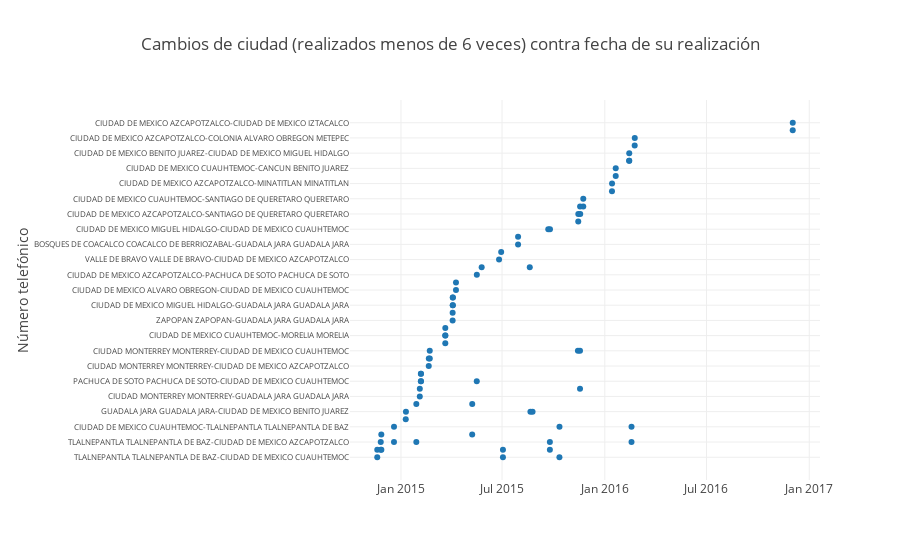

Notebook cell for this chart:
### Markdown cell above
Para la gráfica anterior se eliminó la contabilización de el evento _DATOS_, pues éste es mucho más frecuente y regular, y no aporta información sobre el comportamiento del usuario, del cuál se puede inferir que realiza más llamadas de las que recibe, muchas más aún que los mensajes de texto que escribe.

### Code cell
attLocs = att[np.bitwise_not(att["Ciudad"].isin(['90150001','0',np.nan]))].copy()
attLocs["ciudad_ant"] = attLocs.Ciudad.shift()
cambiosCiudad = attLocs[np.bitwise_and(np.bitwise_and(attLocs["ciudad_ant"].notnull(),attLocs["Ciudad"].notnull()),attLocs["Ciudad"] != attLocs["ciudad_ant"])].copy()
cambiosCiudad["cambio"] = cambiosCiudad["Ciudad"]+"-"+cambiosCiudad["ciudad_ant"]
conteosCambios = cambiosCiudad["cambio"].value_counts()
conteosBajos = conteosCambios[conteosCambios.values < 6]
conteosAltos = conteosCambios[conteosCambios.values >= 6]
cambiosBajos = cambiosCiudad[cambiosCiudad["cambio"].isin(conteosBajos.index)]
plotly.offline.iplot({"data":[go.Scatter(x=cambiosBajos["timestamp"],y=cambiosBajos["cambio"],mode="markers")],"layout":{'title':'Cambios de ciudad (realizados menos de 6 veces) contra fecha de su realización','margin':{'l':350},'yaxis':{'tickfont':{'size':8},'type':'category','title':'Número telefónico'}}})

### Figure 1 — Plotly figure (JSON) as saved in the notebook; plotly's stock layout.template omitted (floating-point values rounded to 4 significant figures)
{"data": [{"mode": "markers", "type": "scatter", "x": ["2014-11-19 13:23:26", "2014-11-19 13:38:09", "2014-11-25 19:56:22", "2014-11-25 20:31:11", "2014-11-26 19:43:21", "2014-11-26 22:22:58", "2014-12-19 12:36:11", "2014-12-19 13:03:20", "2015-01-09 13:37:56", "2015-01-09 22:14:08", "2015-01-28 12:24:42", "2015-01-28 13:05:36", "2015-02-03 17:25:14", "2015-02-03 18:04:04", "2015-02-05 15:37:25", "2015-02-05 15:38:39", "2015-02-05 20:09:21", "2015-02-05 20:42:25", "2015-02-19 18:21:20", "2015-02-19 20:44:30", "2015-02-21 13:21:15", "2015-02-21 14:59:19", "2015-03-21 08:51:05", "2015-03-21 08:54:07", "2015-03-21 09:09:46", "2015-03-21 09:52:17", "2015-04-03 12:12:41", "2015-04-03 12:52:58", "2015-04-03 17:14:20", "2015-04-03 17:24:52", "2015-04-03 19:42:06", "2015-04-03 22:53:06", "2015-04-09 11:48:34", "2015-04-09 12:21:46", "2015-05-08 12:19:28", "2015-05-08 14:22:49", "2015-05-16 17:30:28", "2015-05-16 20:22:12", "2015-05-25 11:38:16", "2015-06-25 15:48:27", "2015-06-29 10:28:10", "2015-07-02 14:07:31", "2015-07-02 14:28:24", "2015-07-29 16:36:22", "2015-07-29 16:44:07", "2015-08-19 15:07:36", "2015-08-20 18:42:03", "2015-08-24 14:37:58", "2015-09-21 17:50:36", "2015-09-24 14:38:56", "2015-09-24 14:39:40", "2015-09-24 18:38:02", "2015-10-11 17:05:07", "2015-10-11 19:20:27", "2015-11-13 19:20:02", "2015-11-14 10:21:20", "2015-11-14 13:01:56", "2015-11-17 13:31:56", "2015-11-17 14:19:40", "2015-11-17 16:52:34", "2015-11-17 23:02:33", "2015-11-23 09:34:54", "2015-11-23 09:44:37", "2016-01-13 18:44:29", "2016-01-13 21:46:52", "2016-01-20 11:42:59", "2016-01-20 11:50:29", "2016-02-13 13:48:00", "2016-02-13 16:47:47", "2016-02-13 16:48:51", "2016-02-17 18:22:03", "2016-02-17 19:05:52", "2016-02-23 11:10:27", "2016-02-23 14:39:08", "2016-12-02 09:02:25", "2016-12-02 10:20:24"], "y": ["TLALNEPANTLA TLALNEPANTLA DE\rBAZ-CIUDAD DE MEXICO CUAUHTEMOC", "CIUDAD DE MEXICO AZCAPOTZALCO-TLALNEPANTLA TLALNEPANTLA DE\rBAZ", "TLALNEPANTLA TLALNEPANTLA DE\rBAZ-CIUDAD DE MEXICO AZCAPOTZALCO", "CIUDAD DE MEXICO AZCAPOTZALCO-TLALNEPANTLA TLALNEPANTLA DE\rBAZ", "TLALNEPANTLA TLALNEPANTLA DE\rBAZ-GUADALAJARA GUADALAJARA", "CIUDAD DE MEXICO AZCAPOTZALCO-TLALNEPANTLA TLALNEPANTLA DE\rBAZ", "TLALNEPANTLA TLALNEPANTLA DE\rBAZ-CIUDAD DE MEXICO AZCAPOTZALCO", "CIUDAD DE MEXICO CUAUHTEMOC-TLALNEPANTLA TLALNEPANTLA DE\rBAZ", "CIUDAD DE MEXICO BENITO JUAREZ-GUADALAJARA GUADALAJARA", "GUADALAJARA GUADALAJARA-CIUDAD DE MEXICO BENITO JUAREZ", "TLALNEPANTLA TLALNEPANTLA DE\rBAZ-CIUDAD DE MEXICO AZCAPOTZALCO", "GUADALAJARA GUADALAJARA-TLALNEPANTLA TLALNEPANTLA DE\rBAZ", "CIUDAD MONTERREY MONTERREY-GUADALAJARA GUADALAJARA", "CIUDAD DE MEXICO AZCAPOTZALCO-CIUDAD MONTERREY MONTERREY", "PACHUCA DE SOTO PACHUCA DE\rSOTO-CIUDAD DE MEXICO CUAUHTEMOC", "CIUDAD DE MEXICO CUAUHTEMOC-PACHUCA DE SOTO PACHUCA DE\rSOTO", "PACHUCA DE SOTO PACHUCA DE\rSOTO-CIUDAD DE MEXICO CUAUHTEMOC", "CIUDAD DE MEXICO CUAUHTEMOC-PACHUCA DE SOTO PACHUCA DE\rSOTO", "CIUDAD MONTERREY MONTERREY-CIUDAD DE MEXICO AZCAPOTZALCO", "CIUDAD DE MEXICO CUAUHTEMOC-CIUDAD MONTERREY MONTERREY", "CIUDAD MONTERREY MONTERREY-CIUDAD DE MEXICO CUAUHTEMOC", "CIUDAD DE MEXICO CUAUHTEMOC-CIUDAD MONTERREY MONTERREY", "MORELIA MORELIA-GUADALAJARA GUADALAJARA", "CIUDAD DE MEXICO CUAUHTEMOC-MORELIA MORELIA", "MORELIA MORELIA-CIUDAD DE MEXICO CUAUHTEMOC", "CIUDAD DE MEXICO CUAUHTEMOC-MORELIA MORELIA", "ZAPOPAN ZAPOPAN-GUADALAJARA GUADALAJARA", "GUADALAJARA GUADALAJARA-ZAPOPAN ZAPOPAN", "CIUDAD DE MEXICO MIGUEL\rHIDALGO-GUADALAJARA GUADALAJARA", "GUADALAJARA GUADALAJARA-CIUDAD DE MEXICO MIGUEL\rHIDALGO", "CIUDAD DE MEXICO MIGUEL\rHIDALGO-GUADALAJARA GUADALAJARA", "GUADALAJARA GUADALAJARA-CIUDAD DE MEXICO MIGUEL\rHIDALGO", "CIUDAD DE MEXICO ALVARO\rOBREGON-CIUDAD DE MEXICO CUAUHTEMOC", "CIUDAD DE MEXICO AZCAPOTZALCO-CIUDAD DE MEXICO ALVARO\rOBREGON", "TLALNEPANTLA TLALNEPANTLA DE\rBAZ-GUADALAJARA GUADALAJARA", "GUADALAJARA GUADALAJARA-TLALNEPANTLA TLALNEPANTLA DE\rBAZ", "PACHUCA DE SOTO PACHUCA DE\rSOTO-CIUDAD DE MEXICO CUAUHTEMOC", "CIUDAD DE MEXICO AZCAPOTZALCO-PACHUCA DE SOTO PACHUCA DE\rSOTO", "CIUDAD DE MEXICO CUAUHTEMOC-CIUDAD DE MEXICO MIGUEL\rHIDALGO", "VALLE DE BRAVO VALLE DE BRAVO-CIUDAD DE MEXICO AZCAPOTZALCO", "GUADALAJARA GUADALAJARA-VALLE DE BRAVO VALLE DE BRAVO", "TLALNEPANTLA TLALNEPANTLA DE\rBAZ-CIUDAD DE MEXICO CUAUHTEMOC", "CIUDAD DE MEXICO AZCAPOTZALCO-TLALNEPANTLA TLALNEPANTLA DE\rBAZ", "BOSQUES DE COACALCO COACALCO\rDE BERRIOZABAL-GUADALAJARA GUADALAJARA", "GUADALAJARA GUADALAJARA-BOSQUES DE COACALCO COACALCO\rDE BERRIOZABAL", "CIUDAD DE MEXICO CUAUHTEMOC-CIUDAD DE MEXICO MIGUEL\rHIDALGO", "GUADALAJARA GUADALAJARA-CIUDAD DE MEXICO BENITO JUAREZ", "GUADALAJARA GUADALAJARA-CIUDAD DE MEXICO BENITO JUAREZ", "CIUDAD DE MEXICO MIGUEL\rHIDALGO-CIUDAD DE MEXICO CUAUHTEMOC", "TLALNEPANTLA TLALNEPANTLA DE\rBAZ-CIUDAD DE MEXICO AZCAPOTZALCO", "CIUDAD DE MEXICO AZCAPOTZALCO-TLALNEPANTLA TLALNEPANTLA DE\rBAZ", "CIUDAD DE MEXICO MIGUEL\rHIDALGO-CIUDAD DE MEXICO CUAUHTEMOC", "TLALNEPANTLA TLALNEPANTLA DE\rBAZ-CIUDAD DE MEXICO CUAUHTEMOC", "CIUDAD DE MEXICO CUAUHTEMOC-TLALNEPANTLA TLALNEPANTLA DE\rBAZ", "CIUDAD MONTERREY MONTERREY-CIUDAD DE MEXICO CUAUHTEMOC", "SANTIAGO DE QUERETARO\rQUERETARO-CIUDAD MONTERREY MONTERREY", "CIUDAD DE MEXICO AZCAPOTZALCO-SANTIAGO DE QUERETARO\rQUERETARO", "CIUDAD MONTERREY MONTERREY-CIUDAD DE MEXICO CUAUHTEMOC", "CIUDAD DE MEXICO AZCAPOTZALCO-CIUDAD MONTERREY MONTERREY", "SANTIAGO DE QUERETARO\rQUERETARO-CIUDAD DE MEXICO AZCAPOTZALCO", "CIUDAD DE MEXICO AZCAPOTZALCO-SANTIAGO DE QUERETARO\rQUERETARO", "SANTIAGO DE QUERETARO\rQUERETARO-CIUDAD DE MEXICO AZCAPOTZALCO", "CIUDAD DE MEXICO CUAUHTEMOC-SANTIAGO DE QUERETARO\rQUERETARO", "MINATITLAN MINATITLAN-CIUDAD DE MEXICO AZCAPOTZALCO", "CIUDAD DE MEXICO AZCAPOTZALCO-MINATITLAN MINATITLAN", "CANCUN BENITO JUAREZ-GUADALAJARA GUADALAJARA", "CIUDAD DE MEXICO CUAUHTEMOC-CANCUN BENITO JUAREZ", "CIUDAD DE MEXICO MIGUEL\rHIDALGO-CIUDAD DE MEXICO BENITO JUAREZ", "CIUDAD DE MEXICO MIGUEL\rHIDALGO-CIUDAD DE MEXICO BENITO JUAREZ", "CIUDAD DE MEXICO BENITO JUAREZ-CIUDAD DE MEXICO MIGUEL\rHIDALGO", "TLALNEPANTLA TLALNEPANTLA DE\rBAZ-CIUDAD DE MEXICO AZCAPOTZALCO", "CIUDAD DE MEXICO CUAUHTEMOC-TLALNEPANTLA TLALNEPANTLA DE\rBAZ", "COLONIA ALVARO OBREGON\rMETEPEC-CIUDAD DE MEXICO AZCAPOTZALCO", "CIUDAD DE MEXICO AZCAPOTZALCO-COLONIA ALVARO OBREGON\rMETEPEC", "CIUDAD DE MEXICO IZTACALCO-CIUDAD DE MEXICO AZCAPOTZALCO", "CIUDAD DE MEXICO AZCAPOTZALCO-CIUDAD DE MEXICO IZTACALCO"]}], "layout": {"margin": {"l": 350}, "title": "Cambios de ciudad (realizados menos de 6 veces) contra fecha de su realización", "yaxis": {"tickfont": {"size": 8}, "title": "Número telefónico", "type": "category"}}}
